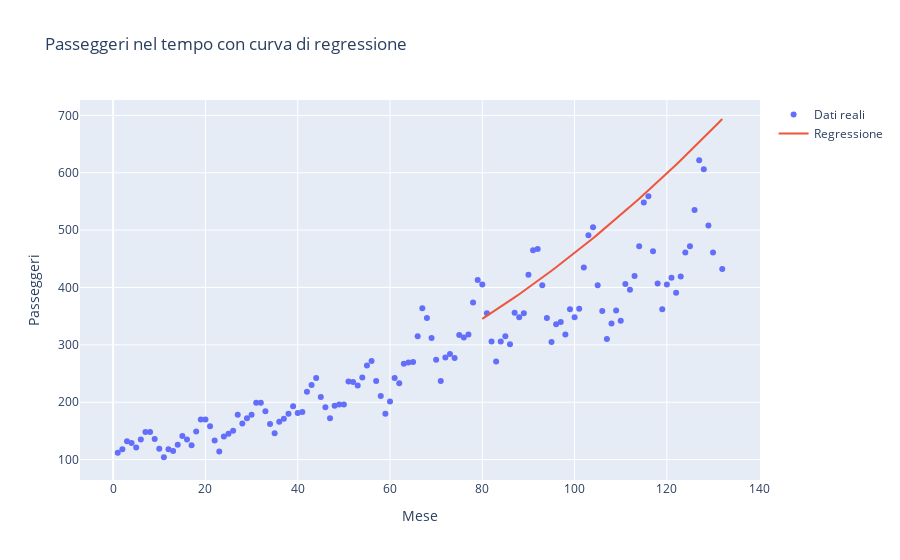

The code cell stored with this chart in its notebook:
### Markdown cell above
### Es 1
Hai a disposizione un file `data.csv` contenente dati mensili di passeggeri con due colonne:

- `date`: data in formato `YYYY-MM` (mese/anno)
- `passengers`: numero di passeggeri per quel mese


Costruisci un modello di **regressione polinomiale** che approssima l’andamento del numero di passeggeri nel tempo.

1. Carica il dataset.
2. Convertilo in un formato numerico utilizzando una colonna `mese_numerico` che conti i mesi a partire da gennaio 1949.
3. Applica una regressione polinomiale (grado a tua scelta).
4. Calcola l’RMSE tra i valori reali e quelli predetti.
5. Visualizza i dati reali e la curva stimata con Plotly.

### Code cell
import numpy as np
import pandas as pd
import plotly.graph_objects as go
from sklearn.model_selection import train_test_split
from sklearn.linear_model import LinearRegression
from sklearn.preprocessing import PolynomialFeatures
from sklearn.pipeline import make_pipeline
from sklearn.metrics import root_mean_squared_error

df = pd.read_csv('data/data.csv')

df['mese_numerico'] = range(1, len(df['date']) + 1)

X = df[['mese_numerico']].values
y = df[['passengers']].values

X_train, X_test, y_train, y_test = train_test_split(X, y, test_size=0.4, shuffle=False)

modello = make_pipeline(PolynomialFeatures(2), LinearRegression())
modello.fit(X_train, y_train)
y_pred = modello.predict(X_test)

mask_validi = ~np.isnan(y_test.ravel())

print("RMSE: {}".format(root_mean_squared_error(y_test[mask_validi], y_pred[mask_validi])))

fig = go.Figure()
fig.add_trace(go.Scatter(x=df['mese_numerico'], y=df['passengers'], mode='markers', name='Dati reali'))

fig.add_trace(go.Scatter(x=X_test[:, 0], y=y_pred[:, 0], mode='lines', name="Regressione"))

fig.update_layout(
    title='Passeggeri nel tempo con curva di regressione',
    xaxis_title='Mese',
    yaxis_title='Passeggeri'
)

fig.show()

### Figure 1 — Plotly figure (JSON) as saved in the notebook; plotly's stock layout.template omitted (floating-point values rounded to 4 significant figures; data arrays with more than 128 entries replaced by an {"elided": "..."} marker saying what was removed)
{"data": [{"mode": "markers", "name": "Dati reali", "type": "scatter", "x": {"elided": "132 int values"}, "y": {"elided": "132 float values"}}, {"mode": "lines", "name": "Regressione", "type": "scatter", "x": [80, 81, 82, 83, 84, 85, 86, 87, 88, 89, 90, 91, 92, 93, 94, 95, 96, 97, 98, 99, 100, 101, 102, 103, 104, 105, 106, 107, 108, 109, 110, 111, 112, 113, 114, 115, 116, 117, 118, 119, 120, 121, 122, 123, 124, 125, 126, 127, 128, 129, 130, 131, 132], "y": [345.2, 350.4, 355.6, 360.9, 366.3, 371.7, 377.1, 382.7, 388.3, 393.9, 399.7, 405.4, 411.3, 417.2, 423.1, 429.1, 435.2, 441.3, 447.5, 453.8, 460.1, 466.5, 472.9, 479.4, 486.0, 492.6, 499.3, 506.0, 512.8, 519.6, 526.5, 533.5, 540.5, 547.6, 554.8, 562.0, 569.3, 576.6, 584.0, 591.4, 599.0, 606.5, 614.2, 621.8, 629.6, 637.4, 645.3, 653.2, 661.2, 669.2, 677.3, 685.5, 693.7]}], "layout": {"title": {"text": "Passeggeri nel tempo con curva di regressione"}, "xaxis": {"title": {"text": "Mese"}}, "yaxis": {"title": {"text": "Passeggeri"}}}}
